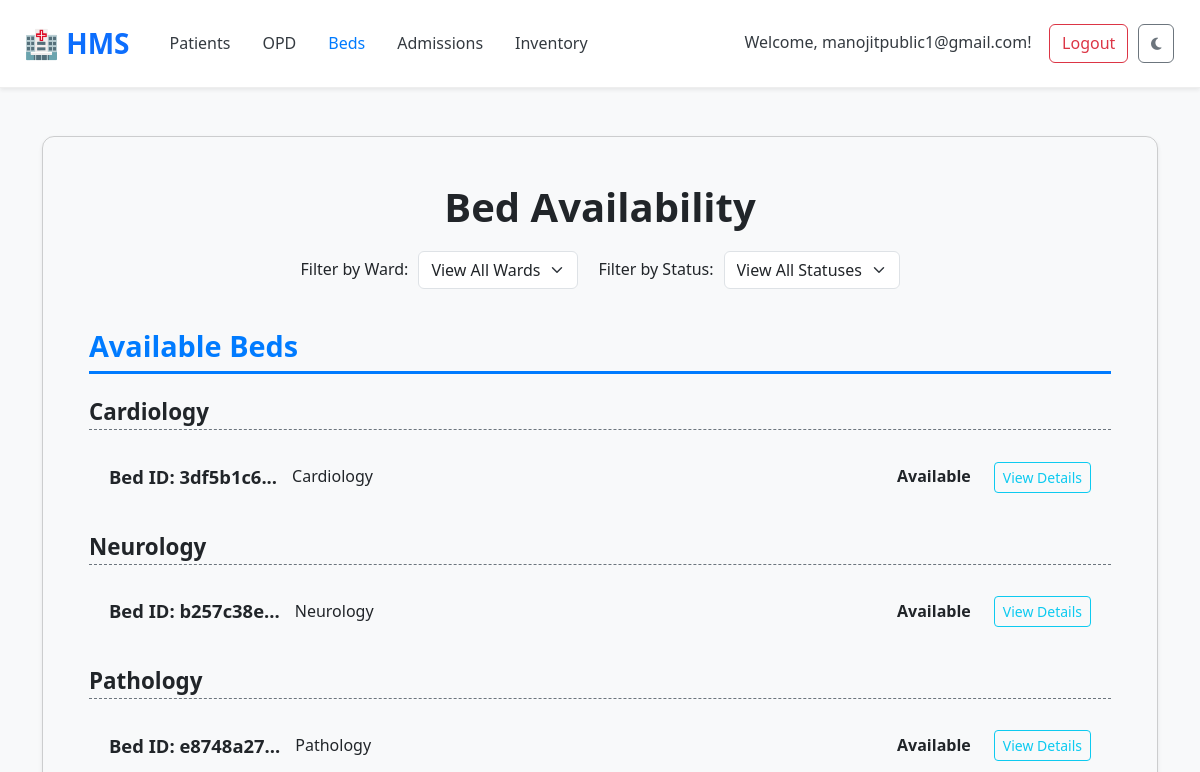
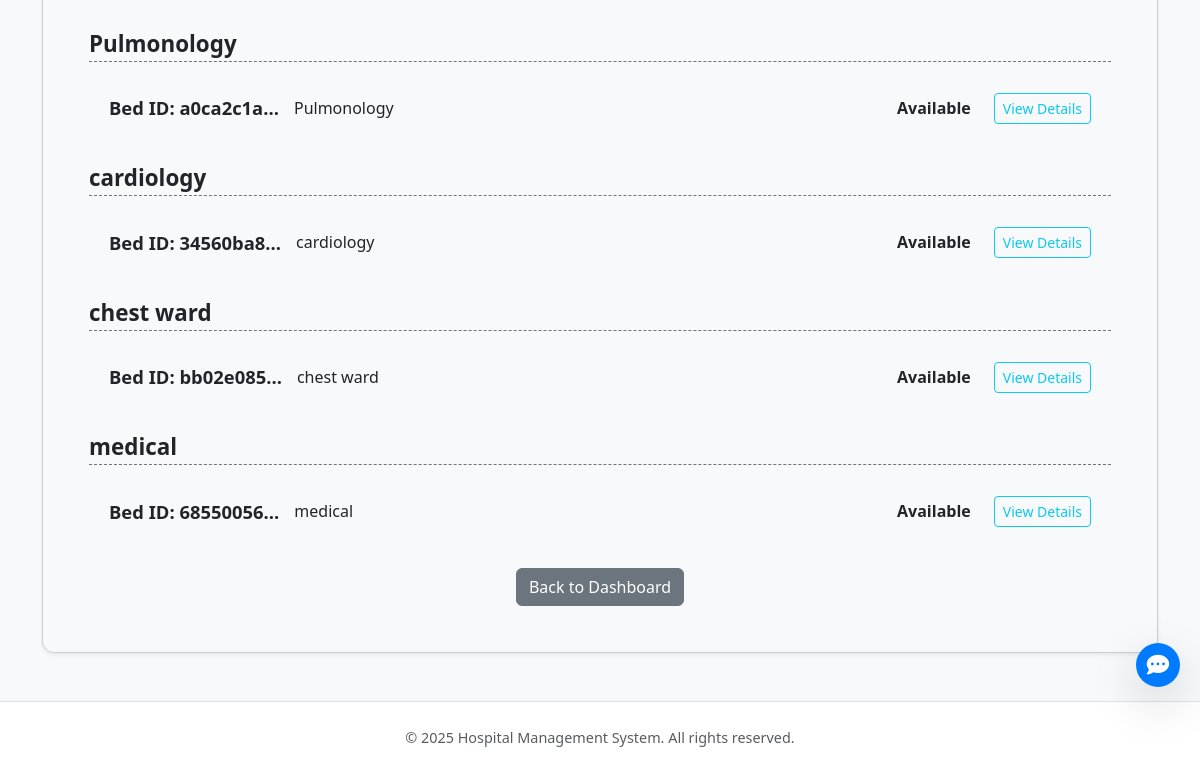
/beds (signed in), run on an earlier commit of the app's database (2 pictures, top to bottom).
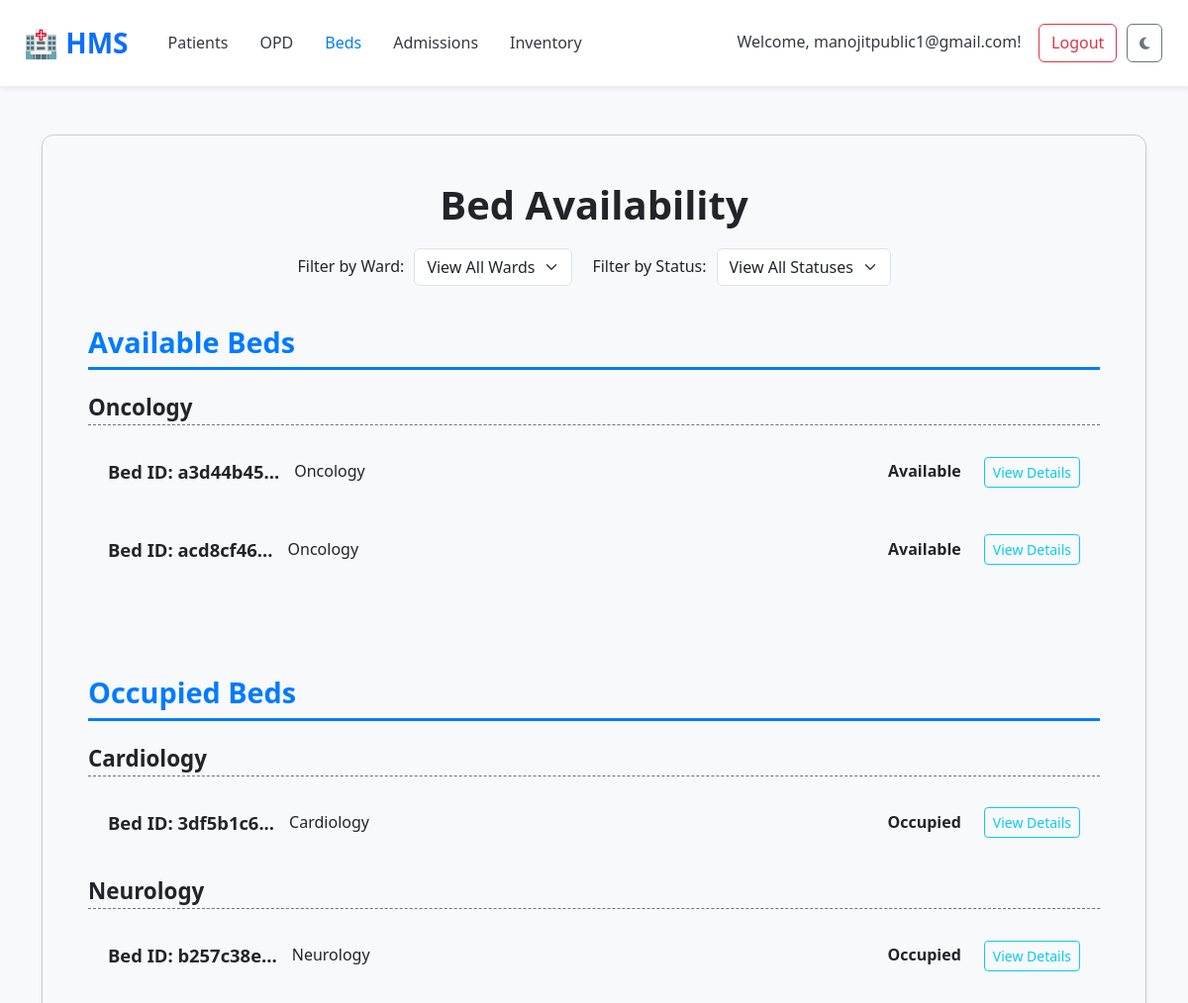
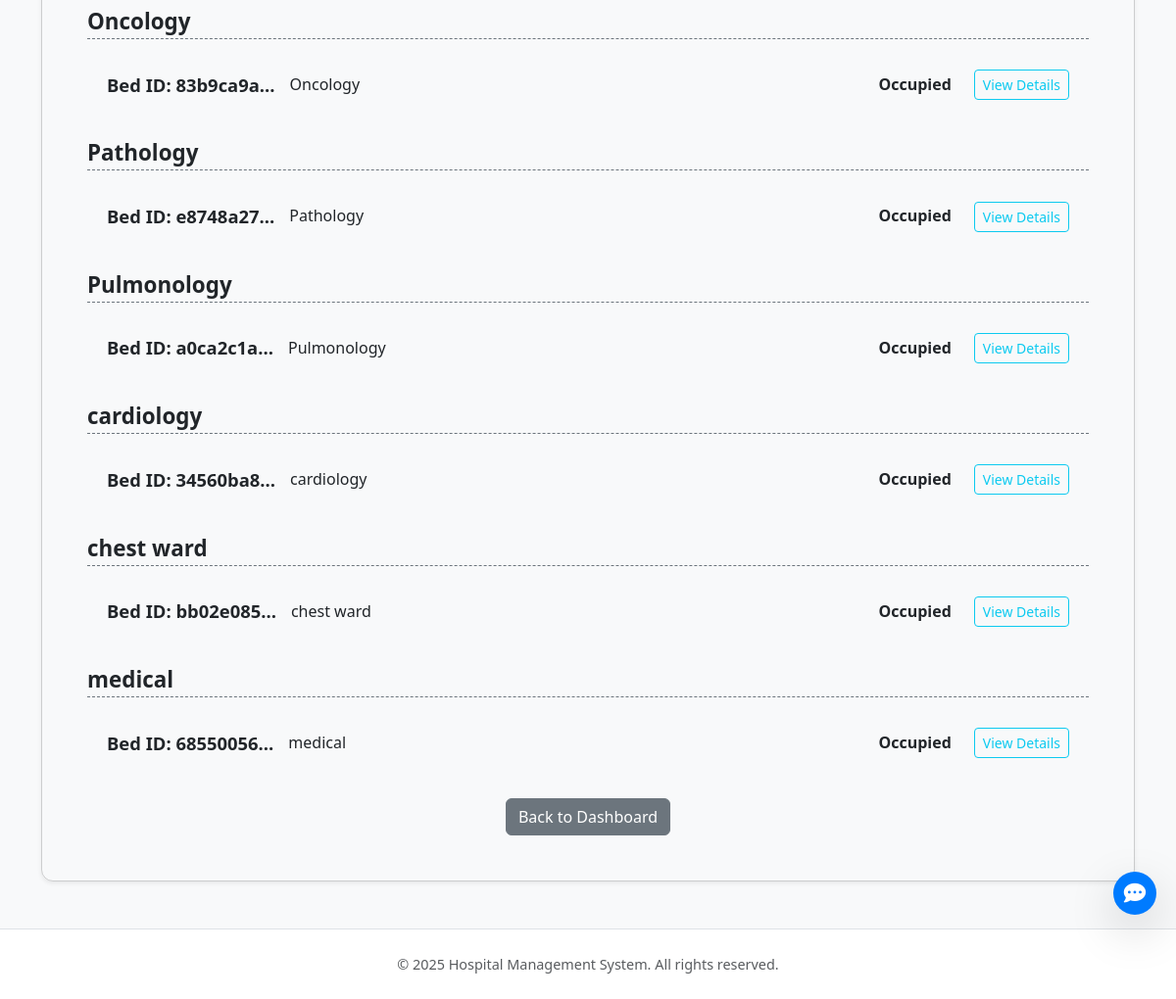
And on a later commit of the database (2 pictures, top to bottom).
### tables this page shows
CREATE TABLE beds (
    bed_id TEXT PRIMARY KEY,
    ward TEXT NOT NULL,
    bed_number TEXT NOT NULL,
    bed_type TEXT,
    status TEXT NOT NULL DEFAULT 'Available',
    current_patient_id TEXT,
    FOREIGN KEY (current_patient_id) REFERENCES patients(patient_id)
);

### app.py (the view)
@app.route('/beds')
def list_beds():
    conn = None
    cursor = None
    beds_list = []
    selected_ward = request.args.get('ward', 'All')
    selected_status = request.args.get('status', 'All')
    possible_statuses = ['All', 'Available', 'Occupied']
    try:
        conn = get_db()
        cursor = conn.cursor()
        cursor.execute("SELECT DISTINCT ward FROM beds WHERE ward IS NOT NULL ORDER BY ward ASC")
        wards = [row['ward'] for row in cursor.fetchall()]
        display_wards = ['All'] + wards
        sql_query = """
            SELECT
                bed_id,
                ward,
                bed_number,
                bed_type,
                status,
                current_patient_id -- Keep this if you plan to show patient info later
            FROM beds
        """
        query_params = []
        conditions = []
        if selected_ward != 'All':
            conditions.append("ward = ?")
            query_params.append(selected_ward)
        if selected_status != 'All':
            conditions.append("status = ?")
            query_params.append(selected_status)
        if conditions:
            sql_query += " WHERE " + " AND ".join(conditions)
        sql_query += """
            ORDER BY
                CASE status
                    WHEN 'Available' THEN 1
                    WHEN 'Occupied' THEN 2
                    ELSE 3
                END ASC,
                ward ASC,
                bed_number ASC;
        """
        cursor.execute(sql_query, query_params)
        beds_list = cursor.fetchall()
    except sqlite3.Error as e:
        print(f"Database error fetching bed list: {e}")
        flash(f"Error loading bed availability: {e}", "danger")
        beds_list = []
        display_wards = ['All']
    except Exception as e:
        print(f"General error fetching bed list: {e}")
        flash(f"An unexpected error occurred while loading beds: {e}", "danger")
        beds_list = []
        display_wards = ['All']
    finally:
        if conn:
            close_db(conn)
    grouped_beds = {'Available': {}, 'Occupied': {}}
    for bed in beds_list:
        status = bed['status']
        ward = bed['ward']
        if status in grouped_beds:
            if ward not in grouped_beds[status]:
                grouped_beds[status][ward] = []
            grouped_beds[status][ward].append(bed)
    return render_template('list_beds.html',
                           grouped_beds=grouped_beds,
                           wards=display_wards,
                           selected_ward=selected_ward,
                           statuses=possible_statuses,
                           selected_status=selected_status)

### app.py (called while the page is built)
def get_db():
    conn = sqlite3.connect(DATABASE)
    conn.row_factory = sqlite3.Row
    return conn

### templates/list_beds.html (shortened to what this page needs)
<!DOCTYPE html>
<html lang="en">
<head>
    <link href="https://cdn.jsdelivr.net/npm/bootstrap@5.3.3/dist/css/bootstrap.min.css" rel="stylesheet">
    <link href="https://cdn.jsdelivr.net/npm/aos@2.3.4/dist/aos.css" rel="stylesheet">
    <link rel="stylesheet" href="https://cdnjs.cloudflare.com/ajax/libs/font-awesome/6.5.0/css/all.min.css" />
    <link rel="stylesheet" href="{{ url_for('static', filename='style.css') }}">
    <link rel="stylesheet" href="{{ url_for('static', filename='index_style.css') }}">
</head>
<body {% if g.get('theme')=='dark' %}data-bs-theme="dark" {% endif %}>
    <nav class="navbar navbar-expand-lg navbar-light bg-white shadow-sm px-4" data-aos="fade-down">
        <a class="navbar-brand fw-bold text-primary" href="{{ url_for('index') }}">🏥 HMS</a>
        <div class="collapse navbar-collapse justify-content-between" id="navbarNav">
            <ul class="navbar-nav">
                {% if session.get('user_id') %}
                <li class="nav-item">
                    <a class="nav-link {% if request.endpoint == 'list_patients' %}active{% endif %}"
                        href="{{ url_for('list_patients') }}">Patients</a>
                </li>
                <li class="nav-item">
                    <a class="nav-link {% if request.endpoint == 'view_opd_queue' %}active{% endif %}"
                        href="{{ url_for('view_opd_queue') }}">OPD</a>
                </li>
                <li class="nav-item">
                    <a class="nav-link {% if request.endpoint == 'list_beds' %}active{% endif %}"
                        href="{{ url_for('list_beds') }}">Beds</a>
                </li>
                <li class="nav-item">
                    <a class="nav-link {% if request.endpoint == 'list_admissions' %}active{% endif %}"
                        href="{{ url_for('list_admissions') }}">Admissions</a>
                </li>
                <li class="nav-item">
                    <a class="nav-link {% if request.endpoint == 'view_inventory' %}active{% endif %}"
                        href="{{ url_for('view_inventory') }}">Inventory</a>
                </li>
                {% endif %}
            </ul>
            <ul class="navbar-nav">
                {% if session.get('user_id') %}
                <li class="nav-item">
                    <a class="nav-link navbar-text me-2" href="{{ url_for('view_profile') }}" style="cursor: pointer;">
                        Welcome, {{ session.get('user_email') }}!
                    </a>
                </li>
                <li class="nav-item">
                    <a class="btn btn-outline-danger" href="{{ url_for('logout') }}">Logout</a>
                </li>
                {% endif %}
                <li class="nav-item">
                    <button id="darkModeToggle" class="btn btn-outline-secondary ms-2" title="Toggle Dark Mode"
                        aria-label="Toggle Dark Mode">
                        <i class="fas fa-moon moon-icon"></i>
                    </button>
                </li>
            </ul>
        </div>
    </nav>
    <div class="container my-5">
        <div class="bed-list-container card shadow-sm">
            <div class="card-body">
                <h1>Bed Availability</h1>
                <div class="bed-filter-container">
                    <div class="bed-filter-group">
                        <label for="wardFilter" class="form-label">Filter by Ward:</label>
                        <select id="wardFilter" class="form-select w-auto">
                            {% for ward in wards %}
                                <option value="{{ ward }}" {% if ward == selected_ward %}selected{% endif %}>
                                    {% if ward == 'All' %}View All Wards{% else %}{{ ward }}{% endif %}
                                </option>
                            {% endfor %}
                        </select>
                    </div>
                    <div class="bed-filter-group">
                         <label for="statusFilter" class="form-label">Filter by Status:</label>
                         <select id="statusFilter" class="form-select w-auto">
                            {% for status_option in statuses %}
                                <option value="{{ status_option }}" {% if status_option == selected_status %}selected{% endif %}>
                                    {% if status_option == 'All' %}View All Statuses{% else %}{{ status_option }}{% endif %}
                                </option>
                            {% endfor %}
                         </select>
                    </div>
                </div>
                {% if grouped_beds is none or (grouped_beds['Available'] | length == 0 and grouped_beds['Occupied'] | length == 0) %}
                    <p class="text-center text-muted">No beds found{% if selected_ward != 'All' or selected_status != 'All' %}{% if selected_ward != 'All' %} in Ward {{ selected_ward }}{% endif %}{% if selected_ward != 'All' and selected_status != 'All' %} and{% endif %}{% if selected_status != 'All' %} with status "{{ selected_status }}"{% endif %}{% endif %}.</p>
                {% else %}
                    {% if grouped_beds['Available'] %}
                        <h2 class="status-group-heading available-beds-heading">Available Beds</h2>
                        {% for ward, beds_in_ward in grouped_beds['Available'].items() %}
                            <h3 class="ward-heading">{{ ward }}</h3>
                            {% for bed in beds_in_ward %}
                                <div class="bed-entry" data-bed-id="{{ bed['bed_id'] }}">
                                    <div class="bed-entry-header">
                                        <div class="bed-info">
                                             <h5>Bed ID: {{ bed['bed_id'][:8] }}...</h5>
                                             <span class="bed-ward">{{ bed['ward'] if bed['ward'] is not none else 'N/A' }}</span>
                                        </div>
                                        <div class="bed-status-and-toggle">
                                            <span class="bed-status-span status-{{ bed['status'] }}">{{ bed['status'] }}</span>
                                            <button class="btn btn-sm btn-outline-info toggle-details-btn" type="button"
                                                     data-bs-toggle="collapse"
                                                     data-bs-target="#bedDetails_{{ bed['bed_id'] }}"
                                                     aria-expanded="false"
                                                     aria-controls="bedDetails_{{ bed['bed_id'] }}">
                                            </button>
                                        </div>
                                    </div>
                                </div>
                            {% endfor %}
                        {% endfor %}
                    {% endif %}
                    {% if grouped_beds['Occupied'] %}
                        <h2 class="status-group-heading occupied-beds-heading">Occupied Beds</h2>
                        {% for ward, beds_in_ward in grouped_beds['Occupied'].items() %}
                            <h3 class="ward-heading">{{ ward }}</h3>
                            {% for bed in beds_in_ward %}
                                <div class="bed-entry" data-bed-id="{{ bed['bed_id'] }}">
                                    <div class="bed-entry-header">
                                        <div class="bed-info">
                                             <h5>Bed ID: {{ bed['bed_id'][:8] }}...</h5>
                                             <span class="bed-ward">{{ bed['ward'] if bed['ward'] is not none else 'N/A' }}</span>
                                        </div>
                                        <div class="bed-status-and-toggle">
                                            <span class="bed-status-span status-{{ bed['status'] }}">{{ bed['status'] }}</span>
                                            <button class="btn btn-sm btn-outline-info toggle-details-btn" type="button"
                                                     data-bs-toggle="collapse"
                                                     data-bs-target="#bedDetails_{{ bed['bed_id'] }}"
                                                     aria-expanded="false"
                                                     aria-controls="bedDetails_{{ bed['bed_id'] }}">
                                            </button>
                                        </div>
                                    </div>
                                </div>
                            {% endfor %}
                        {% endfor %}
                    {% endif %}
                {% endif %}
                <div class="mt-4 text-center">
                    <a href="{{ url_for('index') }}" class="btn btn-secondary">Back to Dashboard</a>
                </div>
            </div>
        </div>
    </div>
    <footer class="bg-white border-top py-4 text-center" data-aos="fade-up">
        <div class="container">
            <p class="mb-0 text-muted">&copy; 2025 Hospital Management System. All rights reserved.</p>
        </div>
    </footer>
    <div id="chatbot-container">
        <button id="chatbot-toggle-btn" class="btn btn-primary rounded-circle shadow-lg">
            <i class="fas fa-comment-dots"></i>
        </button>
    </div>
</body>
</html>

### static/style.css (style rules this page uses)
html { scroll-behavior: smooth; }
:root { --primary-color: #007bff; --primary-darker: #0056b3; --secondary-color: #6c757d; --light-bg: #f8f9fa; --dark-text: #343a40; --card-border-color: #eee; }
body { font-family: 'Segoe UI', Tahoma, Geneva, Verdana, sans-serif; color: var(--dark-text); background-color: var(--light-bg); line-height: 1.6; }
.navbar { background-color: white !important; border-bottom: 1px solid var(--card-border-color); padding: 1rem 2rem; }
.navbar { position: sticky; top: 0; z-index: 999; }
.nav-item { display: flex; justify-content: center; text-align: center; }
.navbar-brand { font-size: 1.75rem; font-weight: bold; color: var(--primary-color); }
.navbar-nav .nav-link { color: var(--dark-text); margin-left: 1rem; padding: 0.5rem 1rem; }
.navbar-nav .nav-link:hover, .navbar-nav .nav-link.active { color: var(--primary-color); font-weight: 500; }
.navbar-nav .btn { margin: 0.1rem; }
footer { color: #777; font-size: 0.9rem; }

### static/index_style.css (style rules this page uses)
body { opacity: 0; transition: opacity 0.5s ease-in-out; }
body.loaded { opacity: 1; }
.card { transition: transform 0.3s ease, box-shadow 0.3s ease; }
#darkModeToggle { transition: all 0.3s ease; font-size: 14px; padding: 8px 12px; }
#chatbot-toggle-btn { position: fixed; bottom: calc(20px + 56px + 10px); right: 20px; z-index: 1052; width: 44px; height: 44px; border-radius: 50%; background-color: #007bff; color: white; border: none; display: flex; align-items: center; justify-content: center; cursor: pointer; box-shadow: 0 4px 8px rgba(0, 0, 0, 0.2); transition: all 0.3s ease; font-size: 1.4rem; }
#chatbot-toggle-btn i { color: inherit; }

### templates/list_beds.html (style rules this page uses)
.bed-list-container { margin-top: 30px; padding: 30px; background-color: var(--card-bg-color); border-radius: 12px; box-shadow: 0 5px 15px rgba(0, 0, 0, 0.1); }
.bed-list-container h1 { text-align: center; margin-bottom: 20px; color: var(--text-color); font-weight: 700; }
.bed-entry { border: 1px solid var(--border-color); margin-bottom: 15px; border-radius: 8px; overflow: hidden; background-color: var(--card-inner-bg-color); transition: border-color 0.3s ease, box-shadow 0.3s ease; }
.bed-entry-header { padding: 15px 20px; background-color: var(--card-header-bg); border-bottom: 1px solid var(--border-color); display: flex; justify-content: space-between; align-items: center; transition: background-color 0.3s ease; }
.bed-entry-header .bed-info { display: flex; align-items: center; flex-grow: 1; margin-right: 15px; }
.bed-entry-header h5 { margin-bottom: 0; color: var(--text-color); font-weight: 600; font-size: 1.15rem; margin-right: 15px; }
.bed-entry-header .bed-ward { font-size: 1em; color: var(--secondary-text-color); }
.bed-entry-header .bed-status-and-toggle { display: flex; align-items: center; flex-shrink: 0; }
.bed-status-span { font-weight: bold; padding: 4px 8px; border-radius: 4px; display: inline-block; min-width: 80px; text-align: center; margin-right: 15px; }
.bed-status-span.status-Available { background-color: var(--success-color-light); color: var(--success-color-dark); }
.bed-status-span.status-Occupied { background-color: var(--danger-color-light); color: var(--danger-color-dark); }
.status-group-heading { margin-top: 40px; margin-bottom: 20px; padding-bottom: 8px; border-bottom: 3px solid var(--primary-color); color: var(--primary-color); font-size: 1.8rem; font-weight: 700; }
.ward-heading { margin-top: 25px; margin-bottom: 15px; padding-bottom: 3px; border-bottom: 1px dashed var(--secondary-color); color: var(--text-color); font-size: 1.4rem; font-weight: 600; }
.bed-filter-container { display: flex; justify-content: center; align-items: center; gap: 20px; margin-bottom: 20px; flex-wrap: wrap; }
.bed-filter-group { display: flex; align-items: center; gap: 10px; }
.bed-filter-group label { margin-bottom: 0; }

What changed in the data, as far as the page shows it:
added beds: ward "Oncology", bed "a3d44b45", status "Available"
added beds: bed "acd8cf46", ward "Oncology", status "Available"
changed beds "Cardiology": moves from the list under "Available Beds" to the list under "Occupied Beds"
changed beds "Neurology": moves from the list under "Available Beds" to the list under "Occupied Beds"
added beds: ward "Oncology", bed "83b9ca9a", status "Occupied"
changed beds "Pathology": moves from the list under "Available Beds" to the list under "Occupied Beds"
changed beds "Pulmonology": moves from the list under "Available Beds" to the list under "Occupied Beds"
changed beds "cardiology": moves from the list under "Available Beds" to the list under "Occupied Beds"
changed beds "chest ward": moves from the list under "Available Beds" to the list under "Occupied Beds"
changed beds "medical": moves from the list under "Available Beds" to the list under "Occupied Beds"
Also different on the page:
text now shown: "Occupied Beds"
